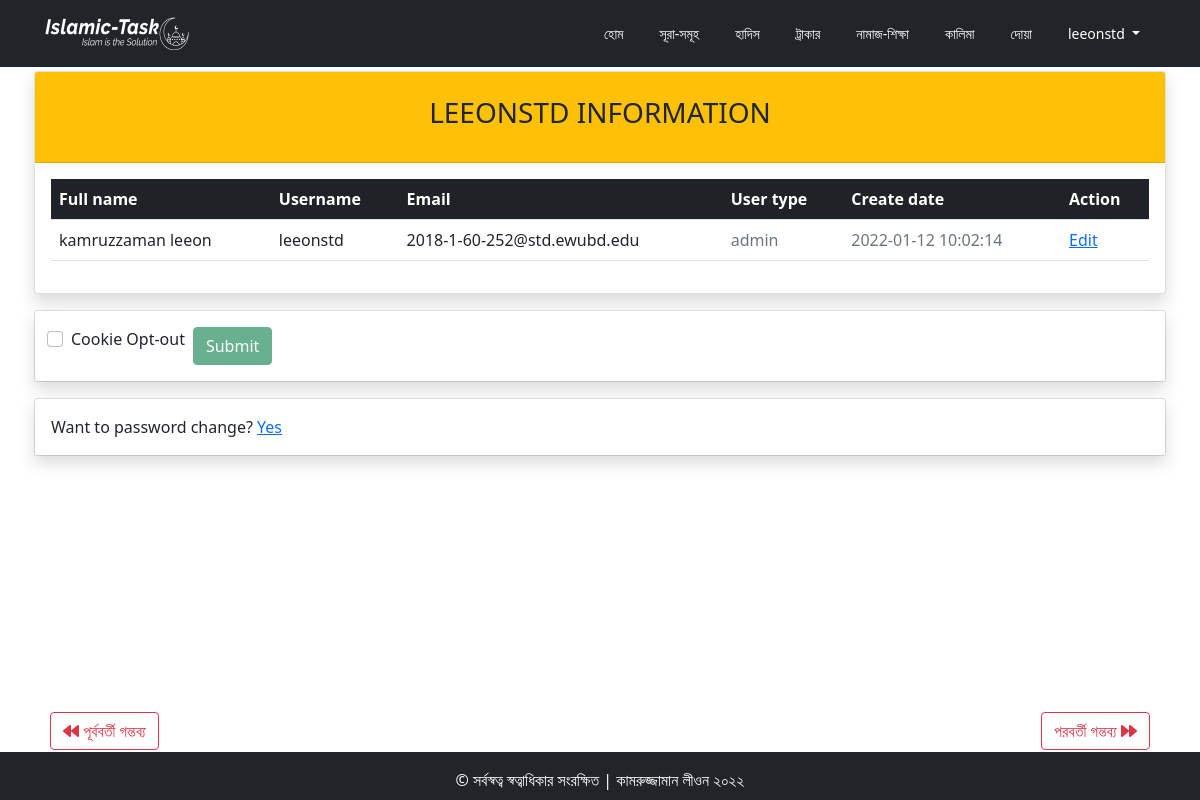
The app's page /profile.php (signed in) with its own data.
### tables this page shows
CREATE TABLE `user` (
  `id` int(10) NOT NULL,
  `fname` varchar(255) NOT NULL,
  `username` varchar(255) NOT NULL,
  `email` varchar(255) NOT NULL,
  `password` varchar(255) NOT NULL,
  `usertype` varchar(255) NOT NULL,
  `isactive` tinyint(1) NOT NULL DEFAULT 0,
  `createdate` timestamp NOT NULL DEFAULT current_timestamp()
);

### profile.php (the view, shortened to what this page needs)
<!DOCTYPE html>
<html lang="en">
<head>
    <?php include 'header.php'; ?>
</head>
<body>
    <div>
        <?php if (!empty($_SESSION)) : ?>
        <center>
            <div class="container Shadow-lg p-1  mb-2 bg-white rounded">
                <div class="card shadow">
                    <div class="card-header bg-warning text-center  p-4">
                        <h3 class="card-title text-uppercase ">
                            <?php
                                if (isset($_SESSION['admin']) && $_SESSION['admin'] == true) {
                                    echo $_SESSION['useradmin'] . " ";
                                } elseif (isset($_SESSION['client'])) {
                                    echo $_SESSION['userclient'] . " ";
                                } ?>
                            Information
                        </h3>
                    </div>
                    <div class="card-body">
                        <?php
                            if (isset($_SESSION['admin']) && $_SESSION['admin'] == true) {
                                $useradmin = $_SESSION['useradmin'];
                                $sql = "SELECT `fname`, `username`, `email`, `usertype`, `createdate` FROM `user` WHERE `username`='$useradmin' OR `email`='$useradmin'";
                            } elseif (isset($_SESSION['client']) && $_SESSION['client'] == true) {
                                $userclient = $_SESSION['userclient'];
                                $sql = "SELECT `fname`, `username`, `email`, `usertype`, `createdate` FROM `user` WHERE `username`='$userclient' OR `email`='$userclient'";
                            }
                            if ($result = $conn->query($sql)) :
                                if ($result->num_rows > 0) :
                            ?>
                        <div class="box box-primary">
                            <div class="box-body no-padding">
                                <div class="table-responsive">
                                    <table class="table table-striped table-hover">
                                        <tr class="bg-dark text-white">
                                            <th class="text-white">Full name</th>
                                            <th class="text-white">Username</th>
                                            <th class="text-white">Email</th>
                                            <th class="text-white">User type</th>
                                            <th class="text-white">Create date</th>
                                            <th class="text-white">Action</th>
                                        </tr>
                                        <?php while ($row = $result->fetch_assoc()) : ?>
                                        <tr>
                                            <td><?php echo $row['fname']; ?></td>
                                            <td><?php echo $row['username']; ?></td>
                                            <td><?php echo $row['email']; ?></td>
                                            <td class="text-muted"><?php echo $row['usertype']; ?></td>
                                            <td class="text-muted"><?php echo $row['createdate']; ?></td>
                                            <td> <a href="profileedit.php">Edit</a>
                                        </tr>
                                        <?php endwhile ?>
                                    </table>
                                </div>
                            </div>
                        </div>
                        <?php endif;
                            endif;
                            $conn->close(); ?>
                    </div>
                </div>
            </div>
        </center>
        <?php if (isset($_COOKIE)) : ?>
        <div class="container p-1   mb-2 bg-white rounded ">
            <div class='card '>
                <div class="card-body shadow ">
                    <form action="optout.php" method="post" class="row g-2 ">
                        <div class="col-auto form-check  ">
                            <input type="checkbox" class="form-check-input" name="opt-out" id="optout" value="unchecked">
                            <label class="form-check-label">Cookie Opt-out </label>
                        </div>
                        <div class="col-auto">
                            <button type="submit" name="optout" class="btn btn-success" id=optoutsubmit>Submit</button>
                        </div>
                    </form>
                </div>
            </div>
        </div>
        <?php endif ?>
        <div class="container p-1   mb-2 bg-white rounded ">
            <for id="changepassword">
                <div class="card">
                    <div class="card-body shadow ">
                        <div class="col-auto">
                            <label class="label">Want to password change?</label>
                            <a href="changepassword.php">Yes</a>
                        </div>
                    </div>
                </div>
            </for>
        </div>
    </div>
    <?php else :
            echo "<script>
            alert('Please login First.Login required!');
            window.location.href='login.php';
            </script>";
        endif ?>
</body>
</html>
<?php include 'footer.php'; ?>

### style.css (style rules this page uses)
* { padding: 0; margin: 0; box-sizing: border-box; }

### records on screen
user: fname "kamruzzaman leeon", username "leeonstd", email "2018-1-60-252@std.ewubd.edu", usertype "admin", createdate "2022-01-12 10:02:14"

### other values on screen
$_SESSION['useradmin'] "leeonstd"
$_SESSION['useradmin'] "LEEONSTD"
